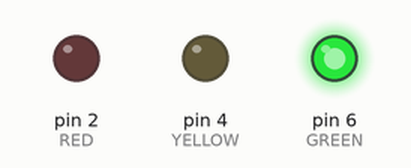
The sketch below on a simulated Arduino Uno, built with avr-gcc and run on an emulated ATmega328P. On the bench: output pins drawn as LEDs (lit = HIGH).

Above: at 2.5 s.
At 6.0 s:
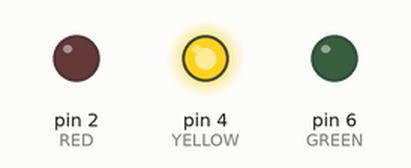
At 9.5 s:
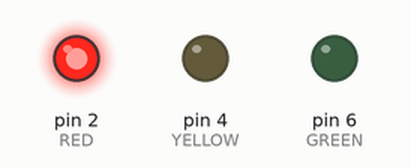
Timing chart, 0 to 15.6 s (numbered marks = the images above):
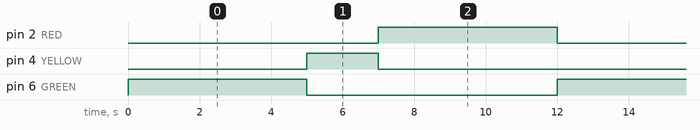

The sketch:

led_traffic_light.ino
```cpp
// Controls three LEDs on pins 2, 4, and 6 to implement a traffic-light sequence (green, yellow, red) with specified durations.
//
// Full tutorial: https://shillehtek.com/blogs/news/arduino-uno-led-traffic-light-controller
// Parts used: https://shillehtek.com/products/arduino-uno-r3-starter-kit
//             https://shillehtek.com/products/820pcs-1-4w-1-41-kinds-each-value-20pcs-metal-film-resistors-kit-plastic-box
//             https://shillehtek.com/products/200pcs-6mm-light-touch-button-switch-kit-plastic-box-4-3-5-6-7-8-9-10-12-14-16mm
// More examples: https://github.com/shillehbean/shillehtek-examples
//

const int RED = 2, YELLOW = 4, GREEN = 6;

void setLights(bool r, bool y, bool g) {
  digitalWrite(RED, r);
  digitalWrite(YELLOW, y);
  digitalWrite(GREEN, g);
}

void go(int ms)      { setLights(LOW,  LOW,  HIGH); delay(ms); }
void caution(int ms) { setLights(LOW,  HIGH, LOW);  delay(ms); }
void stop(int ms)    { setLights(HIGH, LOW,  LOW);  delay(ms); }

void setup() {
  pinMode(RED, OUTPUT);
  pinMode(YELLOW, OUTPUT);
  pinMode(GREEN, OUTPUT);
}

void loop() {
  go(5000);        // green: 5 s
  caution(2000);   // yellow: 2 s
  stop(5000);      // red: 5 s
}
```

Measured:
- by itself, pin 2 (RED), pin 6 (GREEN): alternates HIGH for 5.0 s and LOW for 7.0 s
- by itself, pin 4 (YELLOW): alternates HIGH for 2.0 s and LOW for 10.0 s
- by itself, everything shown: repeats every 12.0 s, in 3 steps
